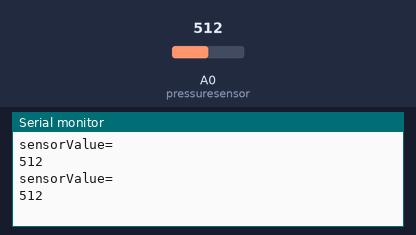
Simulated run of this sketch. Board: Arduino Uno, built with avr-gcc and run on an emulated ATmega328P. Parts: the last lines printed to the serial monitor. The test bench sets the inputs (shaded band); at power-on: A0 (pressuresensor) = 512.

Above: at 1.8 s.
1.9 s: A0 (pressuresensor) set to 716
At 2.8 s:
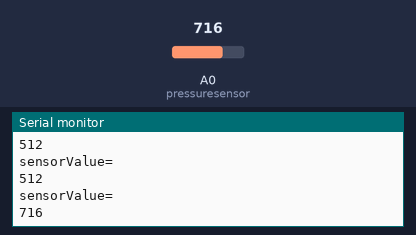
3.4 s: A0 (pressuresensor) set to 900
At 4.5 s:
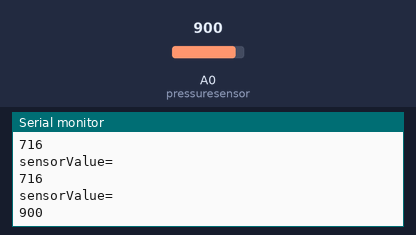
Timing chart, 0 to 6.4 s (numbered marks = the images above; inputs shaded):
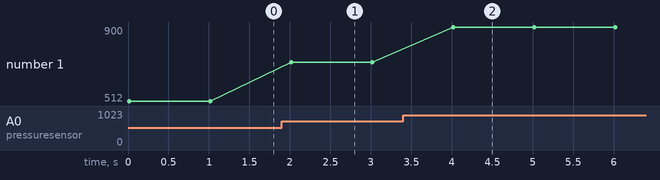

The sketch:

serial-pot.ino
```cpp
int pressuresensor = A0;
int sensorValue=0;

void setup() {
  Serial.begin(9600);
  pinMode(pressuresensor,INPUT);
}

void loop() {
  sensorValue = analogRead(pressuresensor);
  Serial.println("sensorValue=");
  Serial.println(sensorValue);
  delay(1000);
}
```

Measured:
- after the input at 1.9 s, the serial monitor: prints a new line after 0.12 s (image 1)
- after the input at 3.4 s, the serial monitor: prints a new line after 0.62 s (image 2)
- plotted number 1: 512 → 716 after the input at 1.9 s, 716 → 900 after the input at 3.4 s
